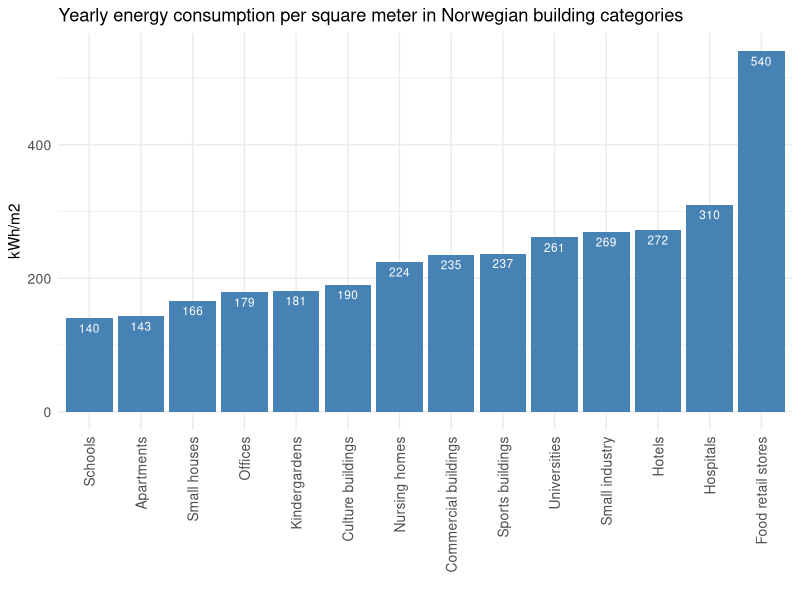

Write the R code that produced this figure.
## ---- chunk 1
library(tidyverse)
# ---- make data from Enova ----
building_category <- c(
        'Kindergardens',
        'Apartments',
        'Food retail stores',
        'Commercial buildings',
        'Hotels',
        'Sports buildings',
        'Offices',
        'Culture buildings',
        'Small industry',
        'Schools',
        'Small houses',
        'Nursing homes',
        'Hospitals',
        'Universities')

kwh_m2 <- c(
  181,
  143,
  540,
  235,
  272,
  237,
  179,
  190,
  269,
  140,
  166,
  224,
  310,
  261
)

df_kwh_buildings_norway <- tibble(building_category, kwh_m2) %>%
  arrange(kwh_m2)
## ---- chunk 2
library(tidyverse)

# ---- plot of energy intensity in Norwegian buildings ----
# https://www.enova.no/download?objectPath=upload_images/5C6245BC2AD74248BB629BFA95145AA3.pdf&filename=Enovas%20byggstatistikk%202017.pdf)

 ggplot(df_kwh_buildings_norway, aes(x=reorder(building_category, kwh_m2), y=kwh_m2)) +
  geom_bar(stat="identity", fill="steelblue") +
  theme_minimal() +
  geom_text(aes(label=kwh_m2), vjust=1.6, color="white", size=3) +
  theme(axis.text=element_text(size=10)) +
  theme(axis.text.x = element_text(angle = 90, vjust = 0.5, hjust=1)) +
  xlab("") +
  ylab("kWh/m2") +
  ggtitle("Yearly energy consumption per square meter in Norwegian building categories") 
